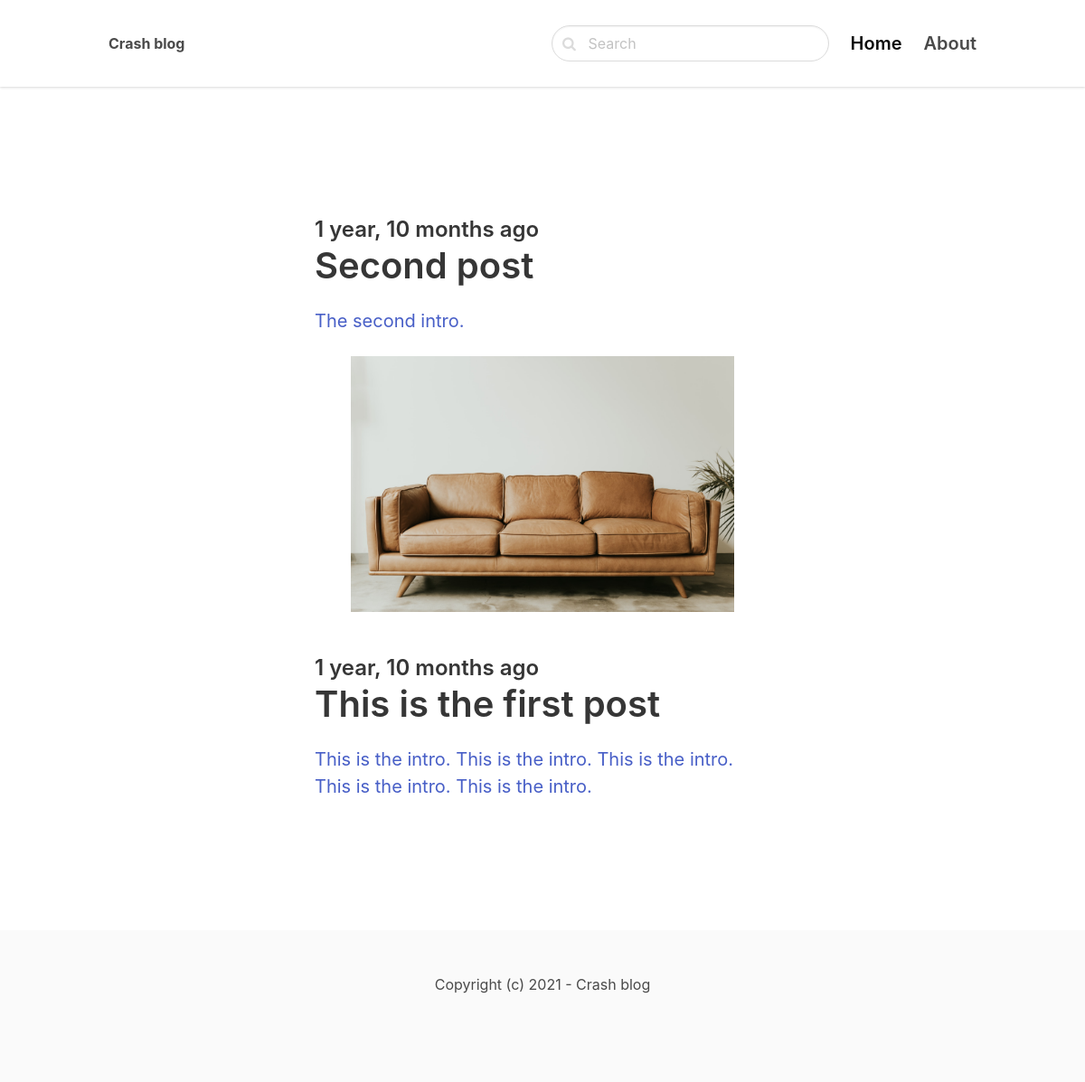
The page / on the database its author committed.
### blog/models.py (models this page shows, shortened)
class Post(models.Model):
    ACTIVE = 'active'
    DRAFT = 'draft'
    CHOICES_STATUS = (
        (ACTIVE, 'Active'),
        (DRAFT, 'Draft')
    )
    category = models.ForeignKey(Category, related_name='posts', on_delete=models.CASCADE)
    title = models.CharField(max_length=255)
    slug = models.SlugField()
    intro = models.TextField()
    body = models.TextField()
    created_at = models.DateTimeField(auto_now_add=True)
    status = models.CharField(max_length=10, choices=CHOICES_STATUS, default=ACTIVE)
    image = models.ImageField(upload_to='uploads/', blank=True, null=True)
    class Meta:
        ordering = ('-created_at',)

### core/views.py (the view)
# urls.py: path('', frontpage, name='frontpage'),
def frontpage(request):
    posts = Post.objects.filter(status=Post.ACTIVE)
    return render(request, 'core/frontpage.html', {'posts': posts})

### core/templates/core/frontpage.html (shortened to what this page needs)
{% extends 'core/base.html' %}
{% block content %}
    <section class="hero">
        <div class="hero-body">
            <div class="container">
                <section class="section">
                    <div class="columns">
                        <div class="column is-8 is-offset-2">
                            {% for post in posts %}
                                <div class="content is-medium">
                                    <a href="{% url 'post_detail' post.category.slug post.slug %}">
                                        {% if post.image %}
                                            <figure class="image">
                                                <img src="{{ post.image.url }}">
                                            </figure>
                                        {% endif %}
                                        <h2 class="subtitle is-4">{{ post.created_at|timesince }} ago</h2>
                                        <h1 class="title">{{ post.title }}</h1>
                                        <p>{{ post.intro }}</p>
                                    </a>
                                </div>
                            {% endfor %}
                        </div>
                    </div>
                </section>
            </div>
        </div>
    </section>
{% endblock %}

### core/templates/core/base.html (shortened to what this page needs)
<!DOCTYPE html>
<html>
    <head>
        <link rel="stylesheet" href="https://unpkg.com/bulma@0.9.2/css/bulma.min.css">
        <link href="https://stackpath.bootstrapcdn.com/font-awesome/4.7.0/css/font-awesome.min.css" rel="stylesheet">
    </head>
    <body>
        <nav class="navbar">
            <div class="container">
                <div class="navbar-brand">
                    <a class="navbar-item" href="/">
                        <strong>Crash blog</strong>
                    </a>
                </div>
                <div id="navbarMenu" class="navbar-menu">
                    <div class="navbar-end">
                        <div class="navbar-item">
                            <form method="get" action="{% url 'search' %}">
                                <div class="control has-icons-left">
                                    <input class="input is-rounded" name="query" type="text" placeholder="Search">
                                    <span class="icon is-left">
                                    </span>
                                </div>
                            </form>
                        </div>
                        <a href="/" class="navbar-item is-active is-size-5 has-text-weight-semibold">
                            Home
                        </a>
                        <a href="{% url 'about' %}" class="navbar-item is-size-5 has-text-weight-semibold">
                            About
                        </a>
                    </div>
                </div>
            </div>
        </nav>
        <section class="section">
            <div class="container">
                {% block content %}
                {% endblock %}
            </div>
        </section>
        <footer class="footer">
            <div class="content has-text-centered">
                <p>
                    Copyright (c) 2021 - Crash blog
                </p>
            </div>
        </footer>
    </body>
</html>

### core/templates/core/base.html (style rules this page uses)
nav.navbar { height: 6rem !important; box-shadow: 0 1px 3px 0 rgba(0, 0, 0, .1), 0 1px 2px 0 rgba(0, 0, 0, .06) !important; }

### rows shown on the page
Post: created_at "1 year, 10 months", title "Second post", intro "The second intro."
Post: image (picture), created_at "1 year, 10 months", title "This is the first post", intro "This is the intro. This is the intro. This is the intro. This is the intro. This is the intro."
